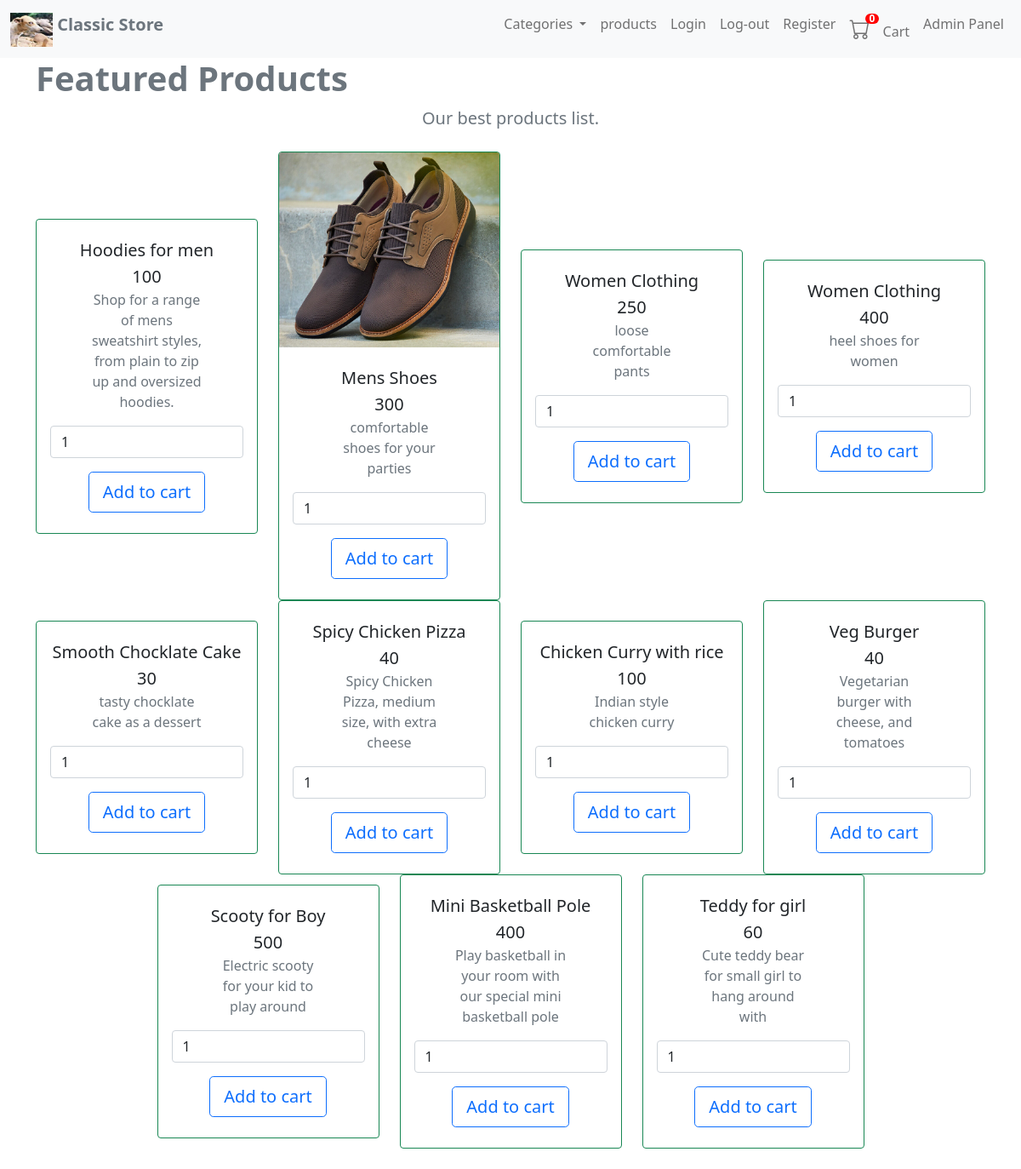
The app's page /home.php with its own data.
### tables this page shows
CREATE TABLE IF NOT EXISTS `products` (
  `product_id` int NOT NULL AUTO_INCREMENT,
  `product_name` text NOT NULL,
  `description` text NOT NULL,
  `price` int NOT NULL,
  `image_src` varchar(255) NOT NULL,
  `sub_category_id` int NOT NULL,
  PRIMARY KEY (`product_id`)
);

### db_connection.php (called while the page is built)
<?php
class DbConnection
{
    private $conn;
    function __construct() {
        $this->conn = mysqli_connect('localhost', 'root', 'Root8848', 'web_shop_php') or die('database connection failed');
        return $this->conn;
    }
   public function getDbConnection()
    {
        return $this->conn;
    }
}

### db_functions.php (called while the page is built, shortened)
<?php
include_once 'db_connection.php';
class dbCrudFunctions
{
    private $dbConnection;
    function __construct() {
        $db_conn = new DbConnection();
        $this->dbConnection = $db_conn->getDbConnection();
    }
    function getAllProducts()
    {
        $result = mysqli_query($this->dbConnection, "select * from products") or die(mysqli_error());
        $results = array();
        while ($row = mysqli_fetch_array($result, MYSQLI_ASSOC)){
            array_push($results, $row);
        }
        return $results;
    }
}

### home.php (the view, shortened to what this page needs)
<?php
include_once 'db_functions.php';
$queryFunction = new dbCrudFunctions();
$cart_item_count = 0;
?>
<!doctype html>
<html lang="en">
<head>
    <link rel="stylesheet" href="https://cdn.jsdelivr.net/npm/bootstrap-icons@1.5.0/font/bootstrap-icons.css">
    <link href="https://cdn.jsdelivr.net/npm/bootstrap@5.0.2/dist/css/bootstrap.min.css" rel="stylesheet">
    <link rel="stylesheet" href="custom.css">
</head>
<body>
<nav class="navbar navbar-expand-md navbar-light bg-light">
    <div class="container-xxl">
        <a href="home.php" class="navbar-brand">
            <img src="images/what.jpg" alt="" width="50" height="40" class="d-inline-block align-text-top">
            <span class="fw-bold text-secondary">
               Classic Store
            </span>
        </a>
        <div class="collapse navbar-collapse justify-content-end align-center" id="main-nav">
            <ul class="navbar-nav">
                <li class="nav-item dropdown">
                    <a class="nav-link dropdown-toggle" data-bs-auto-close="outside" href="#" id="navbarDropdown" role="button" data-bs-toggle="dropdown" aria-haspopup="true" aria-expanded="false">
                        Categories
                    </a>
                </li>
                <li class="nav-item">
                    <a class="nav-link" href="products.php">products</a>
                </li>
                <li class="nav-item">
                    <a class="nav-link" href="login.php">Login</a>
                </li>
                <li class="nav-item">
                    <a class="nav-link" href="home.php?logout=true">Log-out</a>
                </li>
                <li class="nav-item">
                    <a class="nav-link" href="register.php">Register</a>
                </li>
                <li class="nav-item">
                    <a class="nav-link" href="carts.php">
                        <i class="bi bi-cart" style="font-size:24px"></i>
                        <span class='badge badge-warning' id='lblCartCount'> <?php echo $cart_item_count ?>  </span>
                        Cart
                    </a>
                </li>
                <li class="pl-1 nav-item">
                    <a class="nav-link" href="admin.php">Admin Panel</a>
                </li>
            </ul>
        </div>
    </div>
</nav>
    <div class="container-lg">
        <h1 class="display-6 text-muted fw-bold"> Featured Products </h1>
        <div class="text-center">
            <p class="lead text-muted">
                Our best products list.
            </p>
        </div>
        <div class="row my-4 align-items-center justify-content-center">
    <?php
    $queryResult = $queryFunction->getAllProducts();
    foreach($queryResult as $product)
        {
            ?>
                    <div class="col-8 col-lg-4 col-xl-3">
                        <div class="card border-success">
                            <img src="<?php echo $product["image_src"]; ?>" class="card-img-top" alt="">
                            <div class="card-body text-center py-4">
                                <h5 class="card-title"><?php echo $product["product_name"]; ?></h5>
                                <p class="lead card-subtitle"><?php echo $product["price"]; ?></p>
                                <p class="card-text mx-5 text-muted"><?php echo $product["description"]; ?></p>
                                <form method="post" action="home.php?&action=add&pid=<?php echo $product["product_id"]; ?>"">
                                <input type="number" name="quantity" class="form-control" value="1" />
                                <input type="submit" name="add_to_cart" class="btn btn-outline-primary btn-lg mt-3" value="Add to cart">
                                </form>
                            </div>
                        </div>
                    </div>
            <?php
        }
    ?>
        </div>
    </div>
</body>
</html>

### custom.css (style rules this page uses)
.badge { padding-left: 9px; padding-right: 9px; -webkit-border-radius: 9px; -moz-border-radius: 9px; border-radius: 9px; }
#lblCartCount { font-size: 12px; background: #ff0000; color: #fff; padding: 0 5px; vertical-align: top; margin-left: -10px; }

### records on screen
products: product_name "Hoodies for men", price "100", description "Shop for a range of mens sweatshirt styles, from plain to zip up and oversized hoodies."
products: image_src (picture), product_name "Mens Shoes", price "300", description "comfortable shoes for your parties"
products: product_name "Women Clothing", price "250", description "loose comfortable pants"
products: product_name "Women Clothing", price "400", description "heel shoes for women"
products: product_name "Smooth Chocklate Cake", price "30", description "tasty chocklate cake as a dessert"
products: product_name "Spicy Chicken Pizza", price "40", description "Spicy Chicken Pizza, medium size, with extra cheese"
products: product_name "Chicken Curry with rice", price "100", description "Indian style chicken curry"
products: product_name "Veg Burger", price "40", description "Vegetarian burger with cheese, and tomatoes"
products: product_name "Scooty for Boy", price "500", description "Electric scooty for your kid to play around"
products: product_name "Mini Basketball Pole", price "400", description "Play basketball in your room with our special mini basketball pole"
products: product_name "Teddy for girl", price "60", description "Cute teddy bear for small girl to hang around with"

### other values on screen
$cart_item_count "0"
